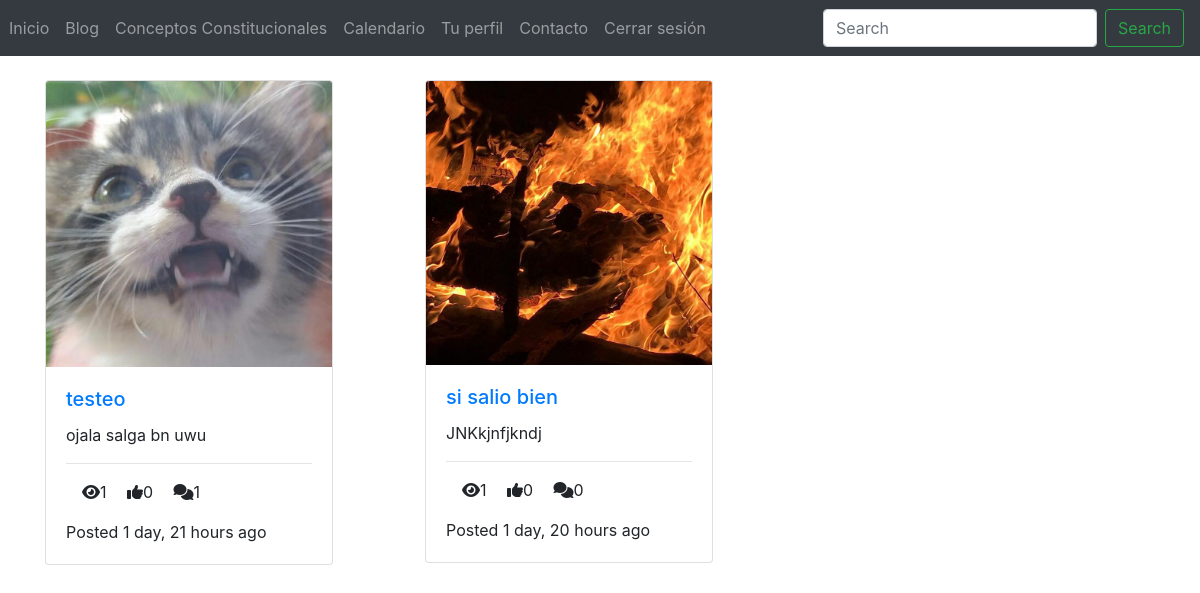
Page /blog on the committed database.
### posts/models.py (models this page shows, shortened)
class Post(models.Model):
    title = models.CharField(max_length=100)
    content = models.TextField()
    thumbnail = models.ImageField()
    publish_date = models.DateTimeField(auto_now_add=True)
    last_update = models.DateTimeField(auto_now = True)
    author = models.ForeignKey(User, on_delete=models.CASCADE)
    slug = models.SlugField()
    def get_absolute_url(self):
        return reverse("detail", kwargs={
            'slug': self.slug
        })
    @property
    def get_comment_count(self):
        return self.comment_set.all().count()
    @property
    def get_view_count(self):
        return self.postview_set.all().count()
    @property
    def get_like_count(self):
        return self.like_set.all().count()

### posts/views.py (the view)
# urls.py: path('blog', PostListView.as_view(), name='list'),
class PostListView(ListView):
    model = Post

### templates/posts/post_list.html (shortened to what this page needs)
{% extends 'base.html' %}
{% block content %}
    <div class='container'>
        <div class = 'row'>
        {% for object in object_list %}
            <div class = 'col-4'>
                <div class="card" style="width: 18rem;">
                    <img src="{{ object.thumbnail.url }}" class="card-img-top" alt="...">
                    <div class="card-body">
                        <a href = '{{ object.get_absolute_url }}'>
                            <h5 class="card-title">{{object.title}}</h5>
                        </a>
                        <p class="card-text">{{ object.content|truncatechars:40 }}</p>
                        <hr/>
                        <p>
                            <span><i class = 'fas fa-eye ml-3'></i>{{ object.get_view_count }}</span>
                            <span><i class = 'fas fa-thumbs-up ml-3'></i>{{ object.get_like_count }}</span>
                            <span><i class = 'fas fa-comments ml-3'></i>{{ object.get_comment_count }}</span>
                        </p>
                        <p class = 'card-text'>
                            Posted {{ object.publish_date|timesince }} ago
                        </p>
                    </div>
                </div>
            </div>
        {% endfor %}
        </div>
    </div>
{% endblock content %}

### templates/base.html (shortened to what this page needs)
<!doctype html>
<html lang="es">
  <head>
    <link rel="stylesheet" href="https://cdn.jsdelivr.net/npm/bootstrap@4.5.3/dist/css/bootstrap.min.css">
  </head>
  <body>
    <nav class="navbar navbar-expand-md navbar-dark bg-dark mb-4">
  <div class="collapse navbar-collapse" id="navbarCollapse">
    <ul class="navbar-nav mr-auto">
      <li class="nav-item active">
      <div class = 'row'>
        <a class="nav-link" href="index">Inicio<span class="sr-only">(current)</span></a>
        <a class="nav-link" href="{% url 'list' %}">Blog <span class="sr-only">(current)</span></a>
        <a class="nav-link" href="#">Conceptos Constitucionales<span class="sr-only">(current)</span></a>
        <a class="nav-link" href="calendario">Calendario<span class="sr-only">(current)</span></a>
        <a class="nav-link" href="#">Tu perfil<span class="sr-only">(current)</span></a>
        <a class="nav-link" href="#">Contacto<span class="sr-only">(current)</span></a>
        <a class="nav-link" href="/logout">Cerrar sesión<span class="sr-only">(current)</span></a>
      </div>
      </li>
    </ul>
    <form class="form-inline mt-2 mt-md-0">
      <input class="form-control mr-sm-2" type="text" placeholder="Search" aria-label="Search">
      <button class="btn btn-outline-success my-2 my-sm-0" type="submit">Search</button>
    </form>
  </div>
</nav>
{% block content %}
{% endblock content %}
</body>
</html>

### rows in the picture
Post: thumbnail (picture), title "testeo", content "ojala salga bn uwu", get_view_count "1", get_like_count "0", get_comment_count "1", publish_date "1 day, 21 hours"
Post: thumbnail (picture), title "si salio bien", content "JNKkjnfjkndj", get_view_count "1", get_like_count "0", get_comment_count "0", publish_date "1 day, 20 hours"
